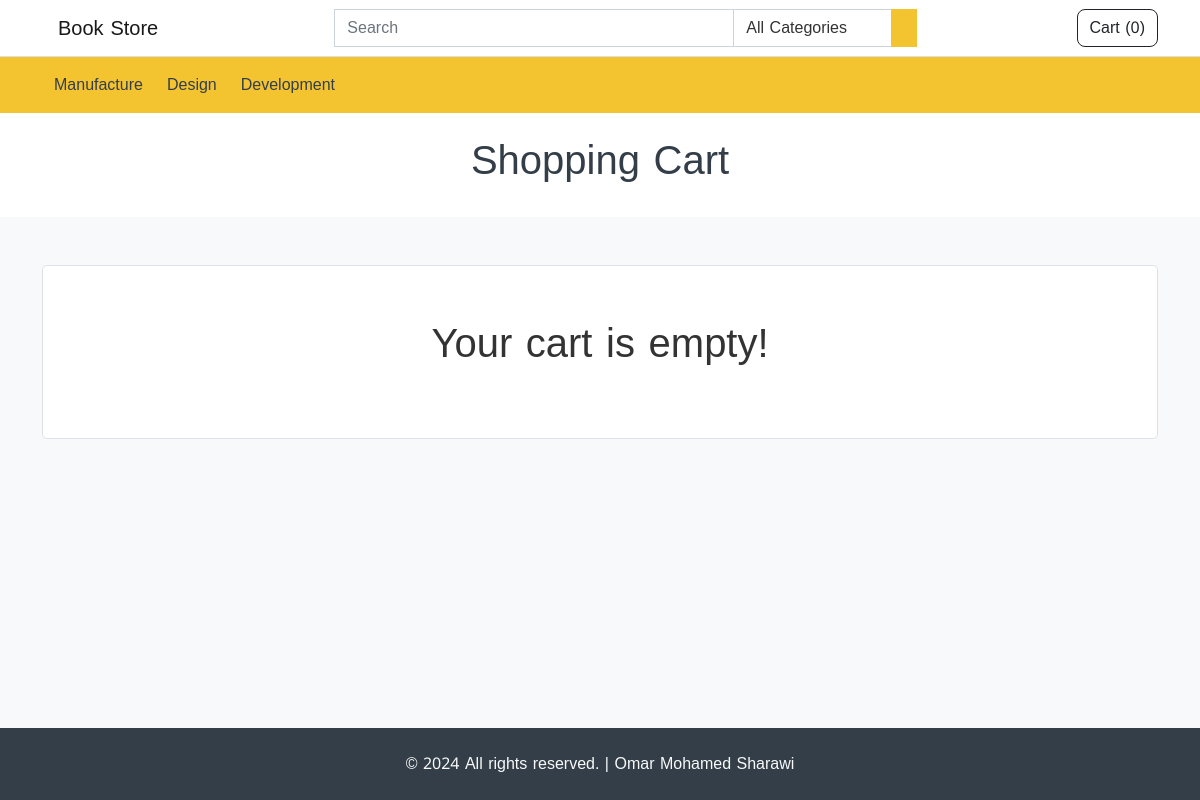
The page /cart on the database its author committed.
### store/models.py (models this page shows, shortened)
class Category(models.Model):
    name = models.CharField(max_length=255, unique=True)
    featured = models.BooleanField(default=False)
    order = models.IntegerField(default=1)
    created_at = models.DateTimeField(auto_now_add=True)
    updated_at = models.DateTimeField(auto_now=True)

### store/views.py (the view)
# urls.py: path('cart', views.cart, name='store.cart'),
def cart(request):
    return render(
        request,
        'cart.html'
    )

### store/custom_context_processor.py (called while the page is built)
def store_website_navbar2(request):
    cart = Cart.objects.filter(session=request.session.session_key).last()
    cart_total = 0
    cart_product = []
    if cart:
        cart_product = Product.objects.filter(pk__in=cart.item)
        for item in cart_product:
            cart_total += item.price
    categories = Category.objects.order_by('order')
    return {
        'categories': categories,
        'cart_products': cart_product,
        'cart_total': cart_total
    }

### store/templates/cart.html (shortened to what this page needs)
{% extends 'base.html' %}
{% load i18n my_filters %}
{% block content %}
<main>
      <div class="bg-white py-4">
        <h1 class="text-center text-secondary">{% trans 'Shopping Cart' %}</h1>
      </div>
      <div class="container my-5">
      {% for product in cart_products %}
        <div class="card my-2">
          <div class="card-body">
            <div class="row">
              <div class="col-md-2 text-center mb-2">
                <img
                  src="{{product.image.url}}"
                  alt="{{product.name}}"
                  title=""
                  width="150"
                  class="img-thumbnail"
                />
              </div>
              <div class="col my-auto text-center">
                {{product.name}}
              </div>
              <div class="col-md-2 col-xs-6 my-auto text-center">
                <strong>{{product.price|currency}}</strong>
              </div>
              <div class="col-md-2 my-auto text-center">
                <button class="btn btn-secondary my-2"
                        type="button"
                        data-url="{% url 'store.cart_remove' product.id %}"
                        onclick="cartRemove(this)">
                  <i class="lni lni-trash-can text-white"></i>
                </button>
              </div>
            </div>
          </div>
        </div>
      {% empty %}
        <div class="h-100 p-5 bg-white border rounded-3 text-center">
          <p class="fs-1">
            {% trans 'Your cart is empty!' %}
          </p>
        </div>
      {% endfor %}
      </div>
    </main>
{% endblock %}

### store/templates/partials/header.html (shortened to what this page needs)
{% load i18n %}
<nav class="navbar navbar-expand-lg navbar-light bg-white border-bottom">
      <div class="container">
        <a class="navbar-brand" href="/">{% trans 'Book Store' %}</a>
        <div
          class="collapse navbar-collapse mt-2 mt-lg-0"
          id="navbarSupportedContent"
        >
          {% include 'partials/header_search.html' %}
          <ul class="navbar-nav my-2 my-lg-0">
            <li class="nav-item">
              <a href="{% url 'store.cart' %}" class="btn btn-outline-dark" type="button">
                {% trans 'Cart' %} (<span id="cart-items-count">{{cart_products|length}}</span>)
              </a>
            </li>
          </ul>
        </div>
      </div>
    </nav>
<nav class="navbar navbar-expand-lg navbar-light bg-primary">
      <div class="container">
        <div
          class="collapse navbar-collapse mt-2 mt-lg-0"
          id="navbarSupportedContent"
        >
          <ul class="navbar-nav my-2 my-lg-0">
            {% for category in categories %}
              <li class="nav-item">
                <a class="nav-link mx-1" href="{% url 'store.category' category.id %}" role="button">
                  {{category.name}}
                </a>
              </li>
            {% endfor %}
          </ul>
        </div>
      </div>
</nav>

### rows shown on the page
Category: name "Manufacture"
Category: name "Design"
Category: name "Development"

### other values the page prints
{{ cart_products|length }} "0"
